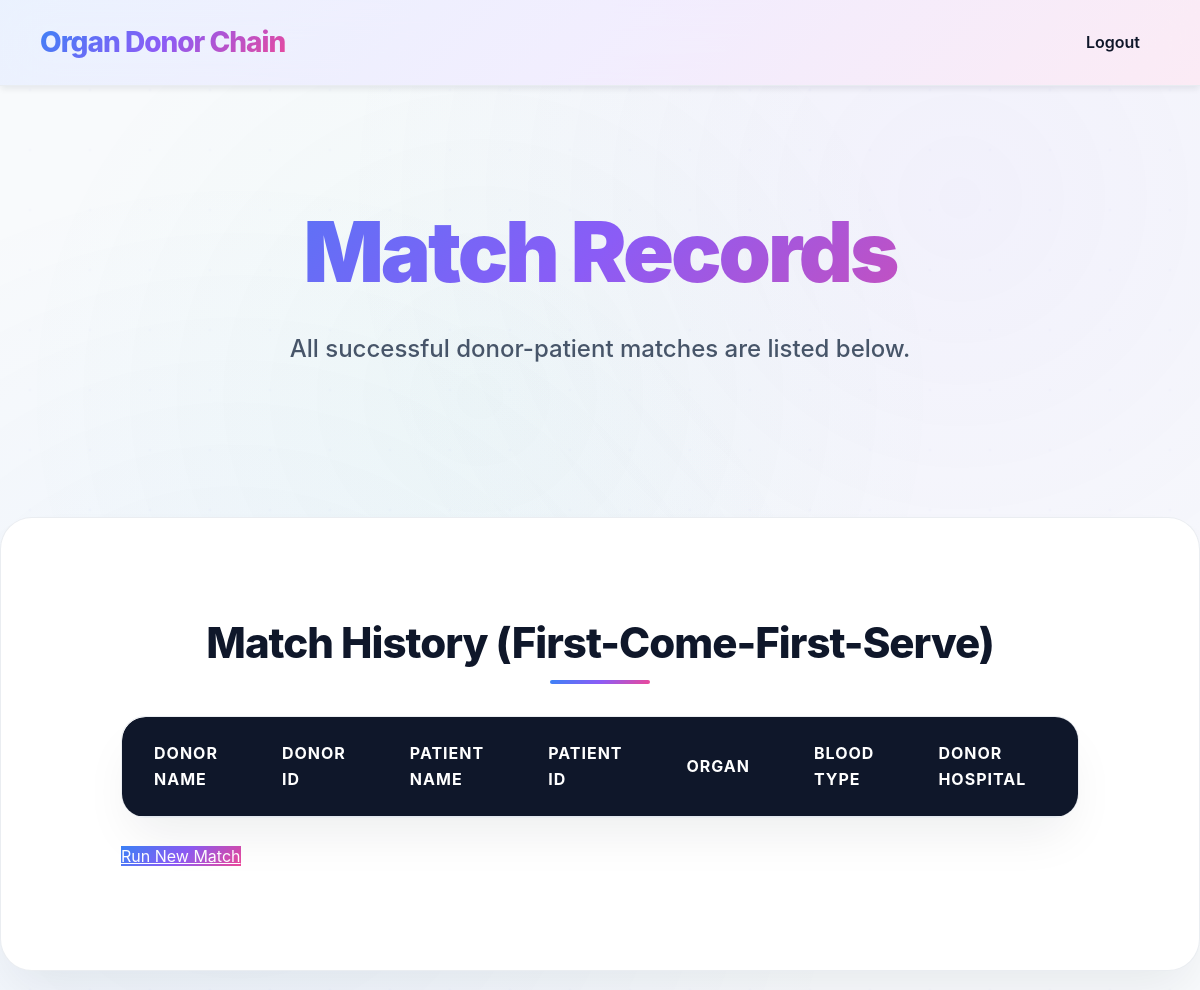
Before: /match_records (signed in) with the older database file.
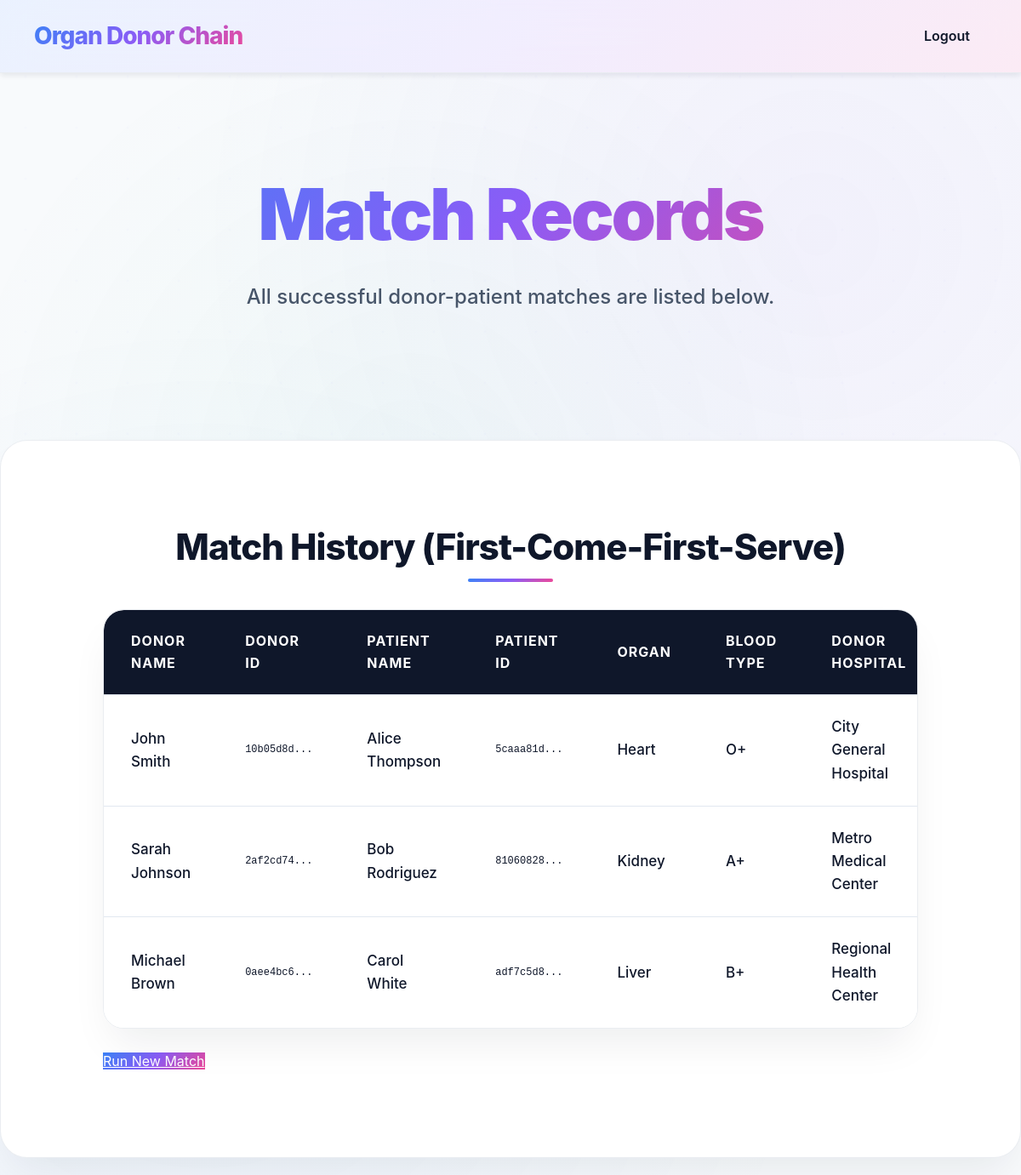
After: the same page with the newer database file.
### tables this page shows
CREATE TABLE match_record (
        id INTEGER PRIMARY KEY AUTOINCREMENT,
        donor_id INTEGER,
        patient_id INTEGER,
        donor_hospital_id INTEGER,
        patient_hospital_id INTEGER,
        organ TEXT,
        blood_type TEXT,
        match_date TEXT DEFAULT CURRENT_TIMESTAMP,
        FOREIGN KEY (donor_id) REFERENCES donor(id),
        FOREIGN KEY (patient_id) REFERENCES patient(id)
    );

CREATE TABLE donor (
        id INTEGER PRIMARY KEY AUTOINCREMENT,
        unique_id TEXT UNIQUE,
        hospital_id INTEGER,
        name TEXT,
        age INTEGER,
        gender TEXT,
        blood_type TEXT,
        organ TEXT,
        status TEXT DEFAULT 'Not Matched',
        registration_date TEXT DEFAULT CURRENT_TIMESTAMP,
        FOREIGN KEY (hospital_id) REFERENCES hospital(id)
    );

CREATE TABLE patient (
        id INTEGER PRIMARY KEY AUTOINCREMENT,
        unique_id TEXT UNIQUE,
        hospital_id INTEGER,
        name TEXT,
        age INTEGER,
        gender TEXT,
        blood_type TEXT,
        organ TEXT,
        status TEXT DEFAULT 'Not Matched',
        registration_date TEXT DEFAULT CURRENT_TIMESTAMP,
        FOREIGN KEY (hospital_id) REFERENCES hospital(id)
    );

CREATE TABLE hospital (
        id INTEGER PRIMARY KEY AUTOINCREMENT,
        name TEXT,
        email TEXT UNIQUE,
        location TEXT,
        password TEXT
    );

### server/app.py (the view)
@app.route('/match_records')
def match_records():
    if 'admin' not in session:
        return redirect('/login')
    conn = sqlite3.connect(DB)
    c = conn.cursor()
    try:
        c.execute('''
            SELECT mr.match_date, d.name, p.name, mr.organ, mr.blood_type, hd.name, hp.name,
                   d.unique_id, p.unique_id
            FROM match_record mr
            JOIN donor d ON mr.donor_id = d.id
            JOIN patient p ON mr.patient_id = p.id
            JOIN hospital hd ON mr.donor_hospital_id = hd.id
            JOIN hospital hp ON mr.patient_hospital_id = hp.id
            ORDER BY mr.match_date DESC
        ''')
        rows = c.fetchall()
        matches = []
        for row in rows:
            match = {
                'match_date': row[0],
                'donor_name': row[1],
                'patient_name': row[2],
                'organ': row[3],
                'blood_type': row[4],
                'donor_hospital': row[5],
                'patient_hospital': row[6],
                'donor_unique_id': row[7],
                'patient_unique_id': row[8]
            }
            matches.append(match)
    except sqlite3.OperationalError:
        c.execute('''
            SELECT mr.match_date, d.name, p.name, mr.organ, mr.blood_type, hd.name, hp.name
            FROM match_record mr
            JOIN donor d ON mr.donor_id = d.id
            JOIN patient p ON mr.patient_id = p.id
            JOIN hospital hd ON mr.donor_hospital_id = hd.id
            JOIN hospital hp ON mr.patient_hospital_id = hp.id
            ORDER BY mr.match_date DESC
        ''')
        rows = c.fetchall()
        matches = []
        for row in rows:
            match = {
                'match_date': row[0],
                'donor_name': row[1],
                'patient_name': row[2],
                'organ': row[3],
                'blood_type': row[4],
                'donor_hospital': row[5],
                'patient_hospital': row[6],
                'donor_unique_id': 'N/A',
                'patient_unique_id': 'N/A'
            }
            matches.append(match)
    conn.close()
    return render_template('match_records.html', matches=matches)

### client/templates/match_records.html (shortened to what this page needs)
<!DOCTYPE html>
<html>
<head>
    <link rel="stylesheet" href="../static/style.css">
</head>
<body>
<nav class="navbar">
    <div class="nav-container">
        <a class="brand" href="/login">Organ Donor Chain</a>
        <ul class="nav-links">
            <li><a href="/logout">Logout</a></li>
        </ul>
    </div>
</nav>
<section class="hero">
    <div class="hero-inner">
        <h1>Match Records</h1>
        <p>All successful donor-patient matches are listed below.</p>
    </div>
</section>
<div class="container">
    <h2>Match History (First-Come-First-Serve)</h2>
    <div class="table-container">
        <table>
            <thead>
                <tr>
                    <th>Donor Name</th>
                    <th>Donor ID</th>
                    <th>Patient Name</th>
                    <th>Patient ID</th>
                    <th>Organ</th>
                    <th>Blood Type</th>
                    <th>Donor Hospital</th>
                    <th>Patient Hospital</th>
                </tr>
            </thead>
            <tbody>
                {% for match in matches %}
                <tr>
                    <td>{{ match.donor_name }}</td>
                    <td style="font-family: 'Courier New', monospace; font-size: 12px;">{{ match.donor_unique_id[:8] }}...</td>
                    <td>{{ match.patient_name }}</td>
                    <td style="font-family: 'Courier New', monospace; font-size: 12px;">{{ match.patient_unique_id[:8] }}...</td>
                    <td>{{ match.organ }}</td>
                    <td>{{ match.blood_type }}</td>
                    <td>{{ match.donor_hospital }}</td>
                </tr>
                {% endfor %}
            </tbody>
        </table>
    </div>
    <br>
    <a href="/matches" class="btn-primary">Run New Match</a>
</div>
</body>
</html>

Changed rows visible on the page:
added match_record: donor_name "John Smith", donor_unique_id "10b05d8d", patient_name "Alice Thompson", patient_unique_id "5caaa81d", organ "Heart", blood_type "O+", donor_hospital "City General Hospital"
added match_record: donor_name "Sarah Johnson", donor_unique_id "2af2cd74", patient_name "Bob Rodriguez", patient_unique_id "81060828", organ "Kidney", blood_type "A+", donor_hospital "Metro Medical Center"
added match_record: donor_name "Michael Brown", donor_unique_id "0aee4bc6", patient_name "Carol White", patient_unique_id "adf7c5d8", organ "Liver", blood_type "B+", donor_hospital "Regional Health Center"
